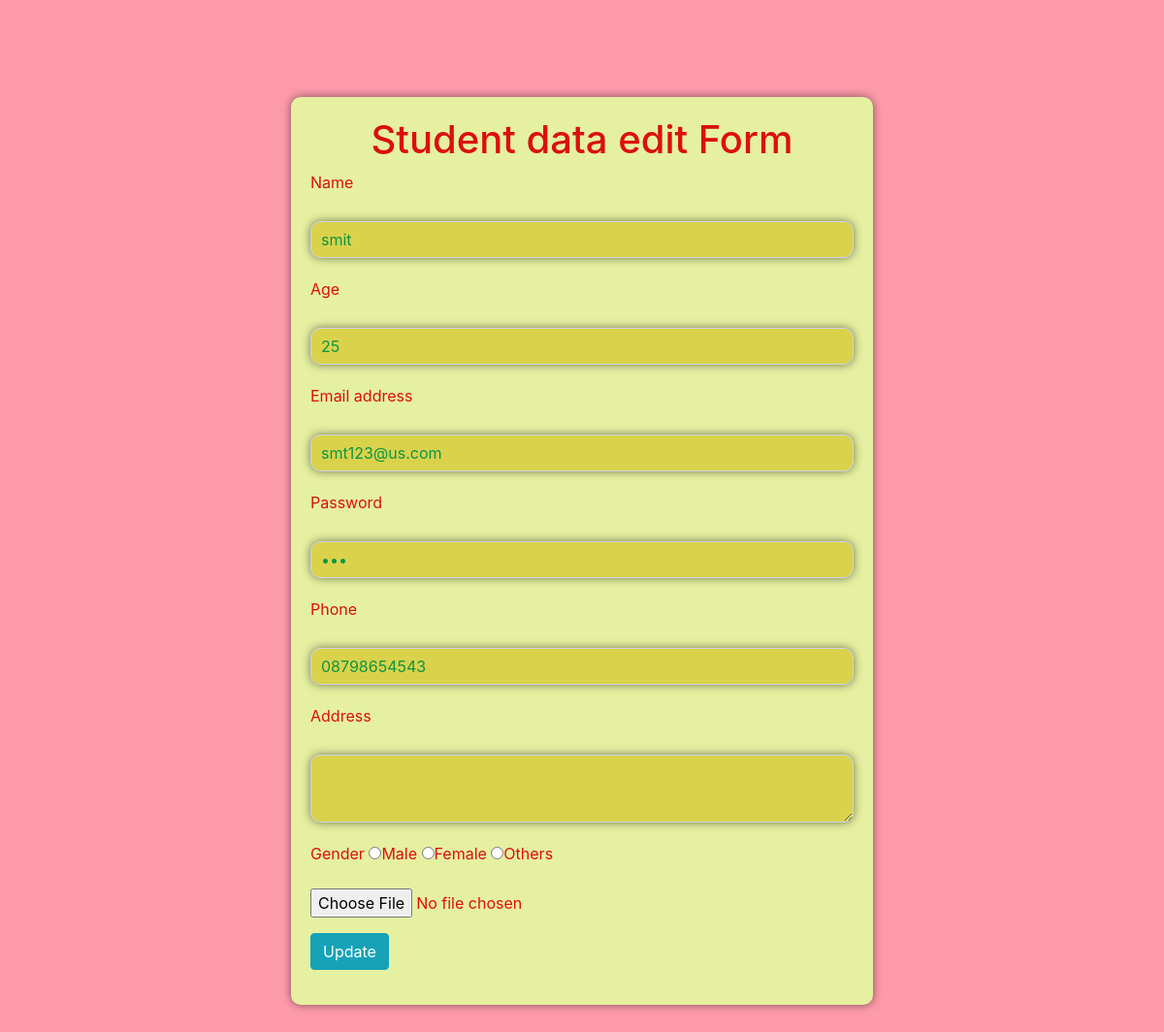
The page /edit_student/7 on the database its author committed.
### webpages/models.py (models this page shows)
class Student(models.Model):
    name = models.CharField(max_length=100)
    age = models.IntegerField()
    email = models.EmailField(max_length=100)
    password = models.CharField(max_length=30)
    phone = models.CharField(max_length=20)
    address  = models.CharField(max_length=100)
    gender = models.CharField(max_length=10)
    pics = models.ImageField(upload_to='pics')

### webpages/views.py (the view)
# urls.py: path('edit_student/<int:id>',views.edit_student),
def edit_student(request,id):
    student=Student.objects.get(id=id)
    return render(request,'edit_student.html',{'student':student})

### template/edit_student.html (shortened to what this page needs)
<!DOCTYPE html>
<html lang="en">
<head>
    <link rel="stylesheet" href="https://cdn.jsdelivr.net/npm/bootstrap@4.6.2/dist/css/bootstrap.min.css">
</head>
<body>
    <div class="container col-md-6">
        <div row="1">
            <h1>Student data edit Form</h1>
        </div>
        <div row="2">
            <form action="/update_student/{{student.id}}" method="post" enctype="multipart/form-data">
        <div class="form-group">
            <label for="nameid">Name</label>
            <input type="text" class="form-control" id="nameid" name="uname"  value="{{student.name}}" />
        </div>
        <div class="form-group">
            <label for="ageid">Age</label>
            <input type="number" class="form-control" id="ageid" name="age" value="{{student.age}}" />
          </div>
        <div class="form-group">
          <label for="emailid">Email address</label>
          <input type="email" class="form-control" id="emailid" name="email" value="{{student.email}}" />
        </div>
        <div class="form-group">
          <label for="passwordid">Password</label>
          <input type="password" class="form-control" id="passwordid" name="password" value="{{student.password}}"/>
        </div>
        <div class="form-group">
          <label for="phoneid">Phone</label>
          <input type="number" class="form-control" id="phoneid" name="phone" value="{{student.phone}}" />
        </div>
        <div class="form-group">
          <label for="addressid">Address</label>
          <textarea class="form-control" id="addressid" name="address" value="{{student.address}}" /></textarea>
        </div>
        <div class="form-group">
            <label for="genderid">Gender</label>
            <input type="radio" id="genderid" name="gender" value="Male">Male
            <input type="radio" id="genderid" name="gender" value="Female">Female
            <input type="radio" id="genderid" name="gender" value="Others">Others
        </div>
        <div class="form-group">
            <input type="file" class="form-control-file" id="fileid" name="pics">
          </div>
          <div class="form-group">
            <button type="submit" class="btn btn-info">Update</button>
        </div>
      </form>
      </div>
</body>
</html>

### template/edit_student.html (style rules this page uses)
body { margin: 250; padding: 250; background-color: rgb(254, 155, 170); color: rgb(219, 15, 15); }
h1 { text-align: center; }
.container { margin-top: 100px; margin-bottom: 100px; background-color: rgb(230, 240, 161); padding: 20px; border-radius: 10px; box-shadow: 0 0 10px rgba(0, 0, 0, 0.5); }
.form-control { margin-bottom: 20px; margin-top: 20px; padding: 10px; border-radius: 10px; box-shadow: 0 0 10px rgba(0, 0, 0, 0.5); background-color: rgb(218, 210, 75); color: rgb(12, 149, 67); }

### rows shown on the page
Student: uname "smit", age "25", email "smt123@us.com", phone "08798654543"
